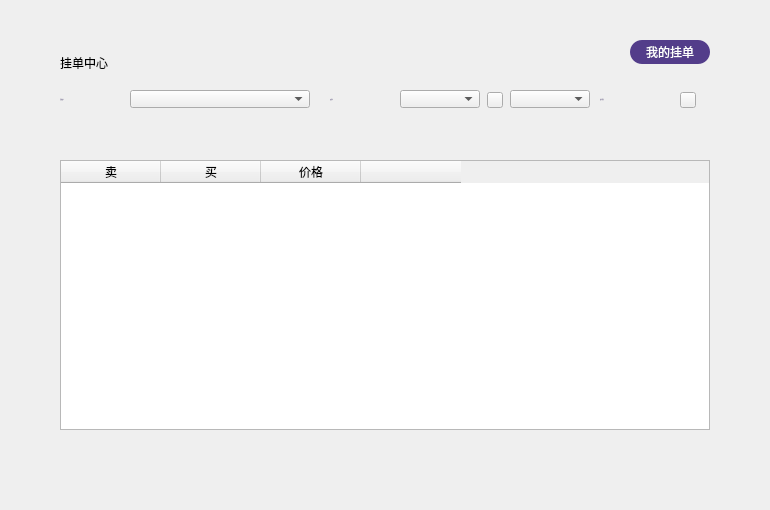
<?xml version="1.0" encoding="UTF-8"?>
<ui version="4.0">
 <class>OnchainOrderPage</class>
 <widget class="QWidget" name="OnchainOrderPage">
  <property name="geometry">
   <rect>
    <x>0</x>
    <y>0</y>
    <width>770</width>
    <height>510</height>
   </rect>
  </property>
  <property name="windowTitle">
   <string>Form</string>
  </property>
  <widget class="QTableWidget" name="ordersTableWidget">
   <property name="geometry">
    <rect>
     <x>60</x>
     <y>160</y>
     <width>650</width>
     <height>270</height>
    </rect>
   </property>
   <column>
    <property name="text">
     <string>卖</string>
    </property>
    <property name="font">
     <font>
      <family>微软雅黑 Light</family>
     </font>
    </property>
    <property name="textAlignment">
     <set>AlignCenter</set>
    </property>
   </column>
   <column>
    <property name="text">
     <string>买</string>
    </property>
    <property name="font">
     <font>
      <family>微软雅黑 Light</family>
     </font>
    </property>
    <property name="textAlignment">
     <set>AlignCenter</set>
    </property>
   </column>
   <column>
    <property name="text">
     <string>价格</string>
    </property>
    <property name="font">
     <font>
      <family>微软雅黑 Light</family>
     </font>
    </property>
    <property name="textAlignment">
     <set>AlignCenter</set>
    </property>
   </column>
   <column>
    <property name="text">
     <string/>
    </property>
   </column>
  </widget>
  <widget class="QLabel" name="title_label">
   <property name="geometry">
    <rect>
     <x>60</x>
     <y>50</y>
     <width>200</width>
     <height>26</height>
    </rect>
   </property>
   <property name="styleSheet">
    <string notr="true"/>
   </property>
   <property name="text">
    <string>挂单中心</string>
   </property>
  </widget>
  <widget class="QComboBox" name="assetComboBox2">
   <property name="geometry">
    <rect>
     <x>510</x>
     <y>90</y>
     <width>80</width>
     <height>18</height>
    </rect>
   </property>
   <property name="font">
    <font>
     <family>微软雅黑 Light</family>
     <weight>50</weight>
     <bold>false</bold>
    </font>
   </property>
   <property name="focusPolicy">
    <enum>Qt::NoFocus</enum>
   </property>
   <property name="styleSheet">
    <string notr="true"/>
   </property>
  </widget>
  <widget class="QLabel" name="label_4">
   <property name="geometry">
    <rect>
     <x>330</x>
     <y>90</y>
     <width>70</width>
     <height>18</height>
    </rect>
   </property>
   <property name="font">
    <font>
     <family>Microsoft YaHei UI Light</family>
     <pointsize>-1</pointsize>
     <weight>50</weight>
     <italic>false</italic>
     <bold>false</bold>
    </font>
   </property>
   <property name="styleSheet">
    <string notr="true">QLabel{color: rgb(137,129,161);
font: 11px &quot;Microsoft YaHei UI Light&quot;;}</string>
   </property>
   <property name="text">
    <string>交易对</string>
   </property>
   <property name="alignment">
    <set>Qt::AlignLeading|Qt::AlignLeft|Qt::AlignVCenter</set>
   </property>
  </widget>
  <widget class="QComboBox" name="assetComboBox">
   <property name="geometry">
    <rect>
     <x>400</x>
     <y>90</y>
     <width>80</width>
     <height>18</height>
    </rect>
   </property>
   <property name="font">
    <font>
     <family>微软雅黑 Light</family>
     <weight>50</weight>
     <bold>false</bold>
    </font>
   </property>
   <property name="focusPolicy">
    <enum>Qt::NoFocus</enum>
   </property>
   <property name="styleSheet">
    <string notr="true"/>
   </property>
  </widget>
  <widget class="QComboBox" name="accountComboBox">
   <property name="geometry">
    <rect>
     <x>130</x>
     <y>90</y>
     <width>180</width>
     <height>18</height>
    </rect>
   </property>
   <property name="font">
    <font>
     <family>微软雅黑 Light</family>
     <weight>50</weight>
     <bold>false</bold>
    </font>
   </property>
   <property name="focusPolicy">
    <enum>Qt::NoFocus</enum>
   </property>
   <property name="styleSheet">
    <string notr="true"/>
   </property>
  </widget>
  <widget class="QLabel" name="label">
   <property name="geometry">
    <rect>
     <x>60</x>
     <y>90</y>
     <width>70</width>
     <height>18</height>
    </rect>
   </property>
   <property name="font">
    <font>
     <family>Microsoft YaHei UI Light</family>
     <pointsize>-1</pointsize>
     <weight>50</weight>
     <italic>false</italic>
     <bold>false</bold>
    </font>
   </property>
   <property name="styleSheet">
    <string notr="true">QLabel{color: rgb(137,129,161);
font: 11px &quot;Microsoft YaHei UI Light&quot;;}</string>
   </property>
   <property name="text">
    <string>当前账户</string>
   </property>
   <property name="alignment">
    <set>Qt::AlignLeading|Qt::AlignLeft|Qt::AlignVCenter</set>
   </property>
  </widget>
  <widget class="QStackedWidget" name="stackedWidget">
   <property name="geometry">
    <rect>
     <x>0</x>
     <y>470</y>
     <width>770</width>
     <height>41</height>
    </rect>
   </property>
  </widget>
  <widget class="QToolButton" name="swapBtn">
   <property name="geometry">
    <rect>
     <x>487</x>
     <y>92</y>
     <width>16</width>
     <height>16</height>
    </rect>
   </property>
   <property name="cursor">
    <cursorShape>PointingHandCursor</cursorShape>
   </property>
   <property name="styleSheet">
    <string notr="true"/>
   </property>
   <property name="text">
    <string/>
   </property>
   <property name="BtnStyle" stdset="0">
    <string>swap</string>
   </property>
  </widget>
  <widget class="QToolButton" name="favoriteBtn">
   <property name="geometry">
    <rect>
     <x>680</x>
     <y>92</y>
     <width>16</width>
     <height>16</height>
    </rect>
   </property>
   <property name="cursor">
    <cursorShape>PointingHandCursor</cursorShape>
   </property>
   <property name="text">
    <string/>
   </property>
   <property name="BtnStyle" stdset="0">
    <string>switch</string>
   </property>
  </widget>
  <widget class="QLabel" name="label_2">
   <property name="geometry">
    <rect>
     <x>600</x>
     <y>90</y>
     <width>70</width>
     <height>18</height>
    </rect>
   </property>
   <property name="font">
    <font>
     <family>Microsoft YaHei UI Light</family>
     <pointsize>-1</pointsize>
     <weight>50</weight>
     <italic>false</italic>
     <bold>false</bold>
    </font>
   </property>
   <property name="styleSheet">
    <string notr="true">QLabel{color: rgb(137,129,161);
font: 11px &quot;Microsoft YaHei UI Light&quot;;}</string>
   </property>
   <property name="text">
    <string>设为常用</string>
   </property>
   <property name="alignment">
    <set>Qt::AlignLeading|Qt::AlignLeft|Qt::AlignVCenter</set>
   </property>
  </widget>
  <widget class="QToolButton" name="myOrdersBtn">
   <property name="geometry">
    <rect>
     <x>630</x>
     <y>40</y>
     <width>80</width>
     <height>24</height>
    </rect>
   </property>
   <property name="cursor">
    <cursorShape>PointingHandCursor</cursorShape>
   </property>
   <property name="styleSheet">
    <string notr="true">background-color: rgb(83, 61, 138);
color: rgb(255, 255, 255);
border-radius:12px;
font:12px &quot;微软雅黑 Light&quot;;</string>
   </property>
   <property name="text">
    <string>我的挂单</string>
   </property>
  </widget>
 </widget>
 <resources/>
 <connections/>
</ui>
